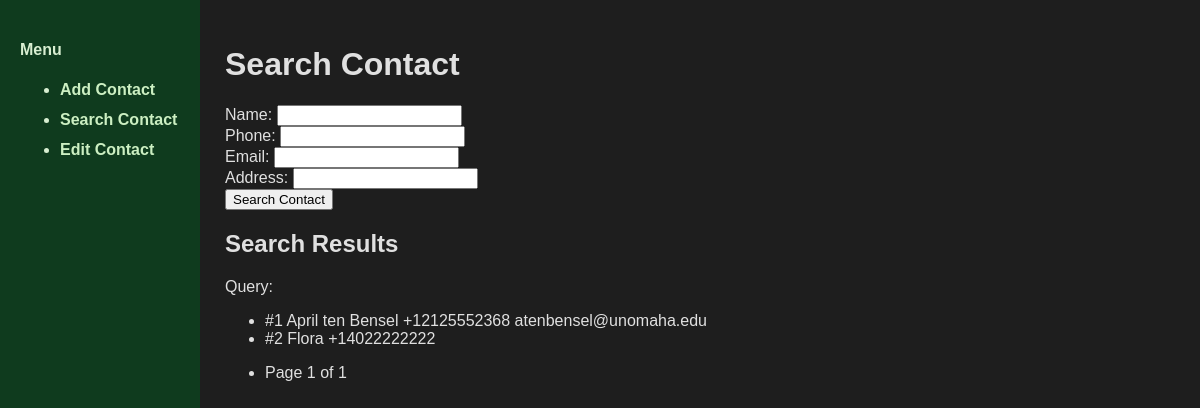
/search/, run on an earlier commit of the app's database.
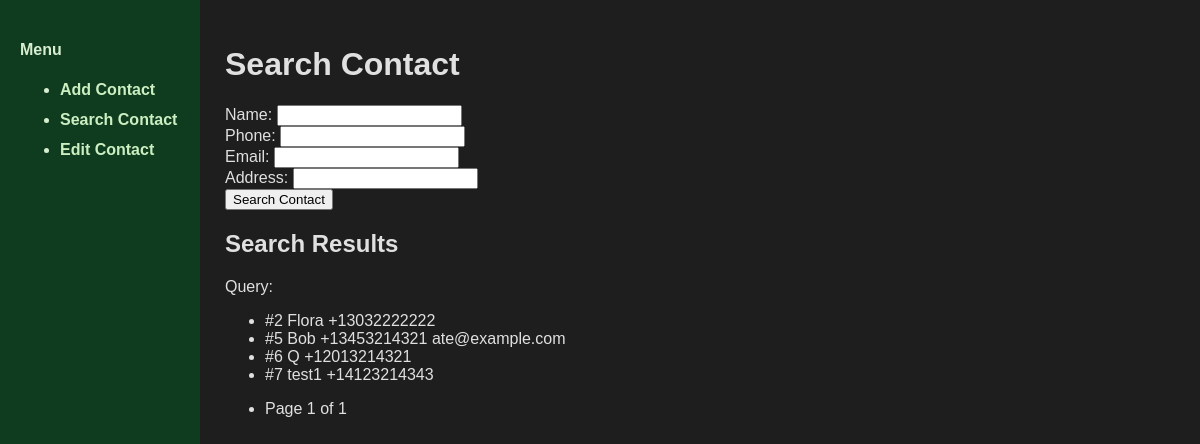
And on a later commit of the database.
### BuzzNote/models.py (models this page shows, shortened)
class Contact(models.Model):
  name = models.CharField(max_length = 255)
  phone = PhoneNumberField()
  email = models.EmailField(blank=True)
  address = models.TextField(blank=True)

### BuzzNote/views.py (the view)
# urls.py: path("search/",search_contact, name="search_contact"),
def search_contact(request):
  page_number = request.GET.get("page", 1)
  name = request.GET.get("name", "").strip()
  phone = request.GET.get("phone", "").strip()
  email = request.GET.get("email", "").strip()
  address = request.GET.get("address", "").strip()
  if request.method == "POST":
    name = request.POST.get("name", "").strip()
    phone = request.POST.get("phone", "").strip()
    email = request.POST.get("email", "").strip()
    address = request.POST.get("address", "").strip()
    page_number = 1
  if name or phone or email or address:
    contacts = Contact.objects.filter(name__icontains=name, phone__icontains=phone, email__icontains=email, address__icontains=address).order_by("id")
  else:
    contacts = Contact.objects.all().order_by("id")
  paginator = Paginator(contacts, 10)
  page_obj = paginator.get_page(page_number)
  print(page_obj)
  return render(request, "search_contact.html", {"contacts": page_obj, "name_query": name, "phone_query": phone, "email_query": email, "address_query": address})

### BuzzNote/templates/search_contact.html (shortened to what this page needs)
{% extends 'base.html' %}
{% block content %}
<div>
  <h1>Search Contact</h1>
  <form method="POST">
    <div>
      <label for="name">Name:</label>
      <input type="text" id="name" name="name" value="{{ name_query }}" />
    </div>
    <div>
      <label for="phone">Phone:</label>
      <input type="text" id="phone" name="phone" value="{{ phone_query }}" />
    </div>
    <div>
      <label for="email">Email:</label>
      <input type="text" id="email" name="email" value="{{ email_query }}" />
    </div>
    <div>
      <label for="address">Address:</label>
      <input type="text" id="address" name="address" value="{{ address_query }}" />
    </div>
    <button type="submit">Search Contact</button>
  </form>
  {% if contacts %}
  <div>
    <h2>Search Results</h2>
    <p>Query: {{ name_query }} {{ phone_query }} {{email_query }} {{ address_query }}</p>
    <ul>
      {% for contact in contacts %}
      <li>
        <div>
          <span>#{{ contact.id }}</span>
          <span>{{ contact.name }}</span>
          <span>{{ contact.phone }}</span>
          <span>{{ contact.email }}</span>
        </div>
      </li>
      {% endfor %}
    </ul>
    <nav>
      <ul>
        <li>
          <span>
            Page {{ contacts.number }} of {{ contacts.paginator.num_pages }}
          </span>
        </li>
      </ul>
    </nav>
  </div>
  {% elif request.method == "POST" and not contacts %}
  <div>No contacts found. Please try again.</div>
  {% endif %}
</div>
{% endblock %}

### BuzzNote/templates/base.html (shortened to what this page needs)
{% load static %}
<!DOCTYPE html>
<html lang="en">
  <head>
    <link href="{% static 'css/styles.css' %}"rel="stylesheet" />
  </head>
  <body>
    <div class="sidebar">
      <h4>Menu</h4>
      <ul class="nav flex-column">
        <li class="nav-item">
          <a class="nav-link" href="{% url 'add_contact' %}">Add Contact</a>
        </li>
        <li class="nav-item">
          <a class="nav-link" href="{% url 'search_contact' %}">Search Contact</a>
        </li>
        <li class="nav-item">
          <a class="nav-link" href="{% url 'edit_contact' 0 1 %}">Edit Contact</a>
        </li>
      </ul>
    </div>
    <main class="content">{% block content %} {% endblock %}</main>
  </body>
</html>

### BuzzNote/static/css/styles.css (style rules this page uses)
body { margin: 0; font-family: Arial, sans-serif; display: flex; min-height: 100vh; background-color: #1e1e1e; color: #e0e0e0; }
.sidebar { width: 200px; background: #0f3b1e; padding: 20px; box-sizing: border-box; color: #d8eed1; }
.sidebar a { display: block; margin-bottom: 12px; color: #ccefc2; text-decoration: none; font-weight: bold; transition: color 0.2s; }
.content { flex: 1; padding: 25px; box-sizing: border-box; }

What changed in the data, as far as the page shows it:
removed Contact: id "1", name "April ten Bensel", phone "+12125552368", email "atenbensel@unomaha.edu"
changed Contact "Flora": phone "+14022222222" → "+13032222222"
added Contact: id "5", name "Bob", phone "+13453214321", email "ate@example.com"
added Contact: id "6", name "Q", phone "+12013214321"
added Contact: id "7", name "test1", phone "+14123214343"
